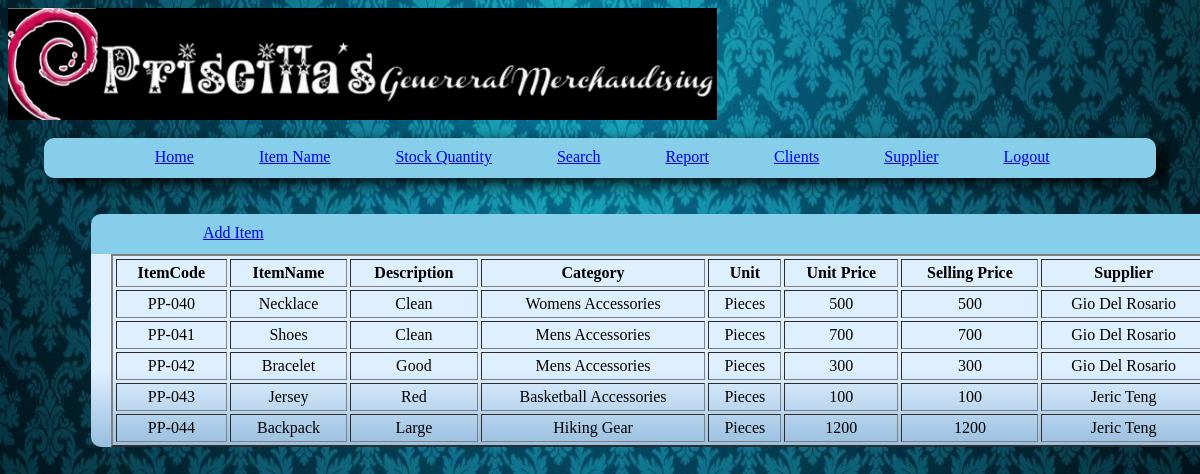
/itemname.php (signed in), run on the app's committed database.
### tables this page shows
CREATE TABLE IF NOT EXISTS `items` (
  `itemcode` int(11) NOT NULL AUTO_INCREMENT,
  `itemname` varchar(50) NOT NULL,
  `desc` text NOT NULL,
  `unit` varchar(50) NOT NULL,
  `category` varchar(75) NOT NULL,
  `unitprice` float NOT NULL,
  `sellingprice` float NOT NULL,
  `quantity` int(11) NOT NULL,
  `supplier` varchar(150) NOT NULL,
  `damaged` varchar(30) NOT NULL,
  `numberofdamaged` int(11) NOT NULL,
  `date_recieved` date NOT NULL,
  PRIMARY KEY (`itemcode`)
);

### itemname.php (the view, shortened to what this page needs)
<html>
<head>
	<link rel="stylesheet" href="style-admin.css" />
</head>
<body>
	<img src="images/header.jpg"/><br/><Br/>
		<div class="header">
			<div class="tab1">
				<div class="tab2"><a href="admin.php">Home</a></div>
				<div class="tab2"><a href="itemname.php">Item Name</a></div>
				<div class="tab2"><a href="stockquantity.php">Stock Quantity</a></div>
				<div class="tab2"><a href="search.php">Search</a></div>
				<div class="tab2"><a href="report.php">Report</a></div>
				<div class="tab2"><a href="clients.php">Clients</a></div>
				<div class="tab2"><a href="supplier.php">Supplier</a></div>
				<div class="tab2"><a href="logout.php">Logout</a></div>
			</div>
		</div>
		<div id="container">
			<div id="upper-tab">
				<div id="crud-item">
					<div class="tab-cont"><a href="additem.php">Add Item</a></div>
					<?php
					$page = (isset($_GET['page'])) ? (int)$_GET['page'] : 1;
					$start = ($page - 1) * 10;
					?>
				</div>
			</div>
			<div id="item-names">
				<table BORDER="2"    WIDTH="100%"   CELLPADDING="4" CELLSPACING="3">
				<TR>
					<TH>ItemCode</TH>
					<TH>ItemName</TH>
					<TH>Description</TH>
					<TH>Category</TH>
					<TH>Unit</TH>
					<TH>Unit Price</TH>
					<TH>Selling Price</TH>
					<TH>Supplier</TH>
				</TR>
				<?php
					$query = mysql_query("Select * from `items` LIMIT $start, 10");
					while($row = mysql_fetch_assoc($query)){
						Print "<TR>";
							$len = strlen($row['itemcode']);
						if($len == 1){
							Print '<TD Align = "Center">PP-00'.$row['itemcode'].'</TD>';
						}
						else if($len == 2){
							Print '<TD Align = "Center">PP-0'.$row['itemcode'].'</TD>';
						}
						else{
							Print '<TD Align = "Center">PP-'.$row['itemcode'].'</TD>';
						}
							Print '<TD Align = "Center">'.$row['itemname'].'</TD>';
							Print '<TD Align = "Center">'.$row['desc'].'</TD>';
							Print '<TD Align = "Center">'.$row['category'].'</TD>';
							Print '<TD Align = "Center">'.$row['unit'].'</TD>';
							Print '<TD Align = "Center">'.$row['unitprice'].'</TD>';
							Print '<TD Align = "Center">'.$row['sellingprice'].'</TD>';
							Print '<TD Align = "Center">'.$row['supplier'].'</TD>';
						Print "</TR>";
					}
				?>
				</table>
			</div>
		</div>
</body>
</html>

### style-admin.css (style rules this page uses)
body { background-image: url('images/background.jpg'); background-color: white; background-repeat: no-repeat; background-size: 100% 100%; }
.header { background-color: skyblue; border-radius: 10px 10px 10px 10px; box-shadow: 10px 5px 15px; height: 40px; margin-left: 3%; margin-right: 3%; }
.tab1 { float: left; margin-left: 10%; margin-top: 10px; display: block; }
.tab2 { float: left; margin-right: 65px; font-family: Verdana Rounded MT Bold; }
#container { background: rgb(222,239,255); background: -moz-linear-gradient(top, rgba(222,239,255,1) 67%, rgba(152,190,222,1) 100%); background: -webkit-gradient(linear, left top, left bottom, color-stop(67%,rgba(222,239,255,1)), color-stop(100%,rgba(152,190,222,1))); background: -webkit-linear-gradient(top, rgba(222,239,255,1) 67%,rgba(152,190,222,1) 100%); background: -o-linear-gradient(top, rgba(222,239,255,1) 67%,rgba(152,190,222,1) 100%); background: -ms-linear-gradient(top, rgba(222,239,255,1) 67%,rgba(152,190,222,1) 100%); background: linear-gradient(to bottom, rgba(222,239,255,1) 67%,rgba(152,190,222,1) 100%); filter: progid:DXImageTransform.Microsoft.gradient( startColorstr='#deefff', endColorstr='#98bede',GradientType=0 ); height: auto; width: 1120px; margin-top: 3%; margin-left: 7%; margin-right: 5%; border-radius: 15px 15px 10px 10px; float: left; font-family: Tahoma; }
#item-names { margin-left: 20px; }
#upper-tab { background-color: skyblue; height: 40px; width: 1120px; border-radius: 10px 10px 0 0; }
#crud-item { float: left; margin-left: 10%; margin-top: 10px; display: block; }
.tab-cont { float: left; margin-right: 65px; font-family: Verdana Rounded MT Bold; }

### data on the page
items: itemcode "40", itemname "Necklace", desc "Clean", category "Womens Accessories", unit "Pieces", unitprice "500", sellingprice "500", supplier "Gio Del Rosario"
items: itemcode "41", itemname "Shoes", desc "Clean", category "Mens Accessories", unit "Pieces", unitprice "700", sellingprice "700", supplier "Gio Del Rosario"
items: itemcode "42", itemname "Bracelet", desc "Good", category "Mens Accessories", unit "Pieces", unitprice "300", sellingprice "300", supplier "Gio Del Rosario"
items: itemcode "43", itemname "Jersey", desc "Red", category "Basketball Accessories", unit "Pieces", unitprice "100", sellingprice "100", supplier "Jeric Teng"
items: itemcode "44", itemname "Backpack", desc "Large", category "Hiking Gear", unit "Pieces", unitprice "1200", sellingprice "1200", supplier "Jeric Teng"
